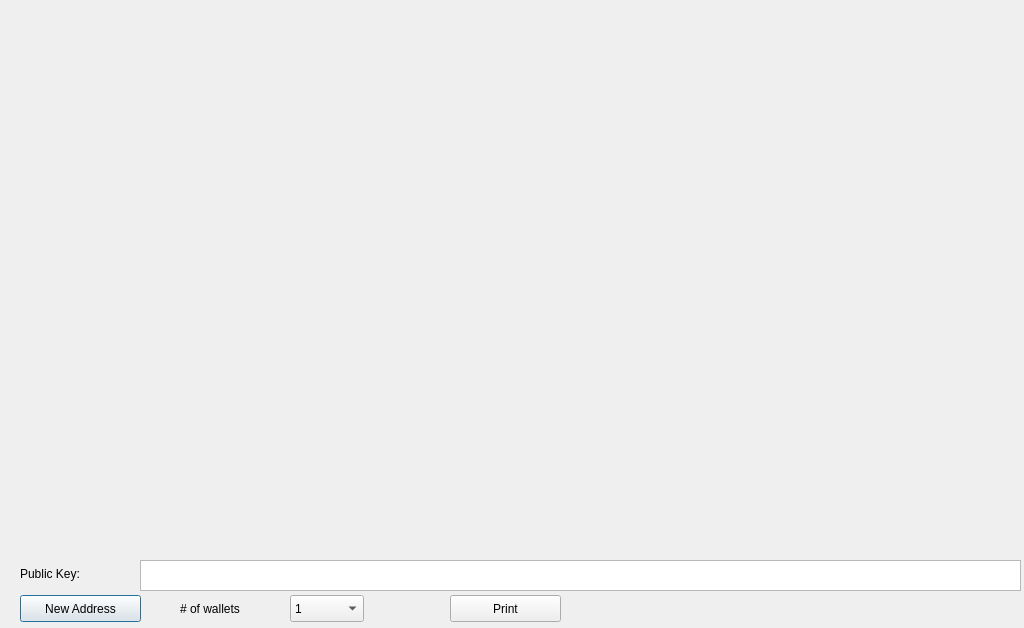
<?xml version="1.0" encoding="UTF-8"?>
<ui version="4.0">
 <class>PaperWalletDialog</class>
 <widget class="QDialog" name="PaperWalletDialog">
  <property name="geometry">
   <rect>
    <x>0</x>
    <y>0</y>
    <width>1024</width>
    <height>628</height>
   </rect>
  </property>
  <property name="minimumSize">
   <size>
    <width>1024</width>
    <height>628</height>
   </size>
  </property>
  <property name="windowTitle">
   <string>Print Your Paper Wallets</string>
  </property>
  <widget class="QLabel" name="privateKeyQRCode">
   <property name="geometry">
    <rect>
     <x>707</x>
     <y>313</y>
     <width>211</width>
     <height>211</height>
    </rect>
   </property>
   <property name="text">
    <string/>
   </property>
   <property name="scaledContents">
    <bool>true</bool>
   </property>
  </widget>
  <widget class="QLabel" name="addressQRCode">
   <property name="geometry">
    <rect>
     <x>380</x>
     <y>30</y>
     <width>211</width>
     <height>211</height>
    </rect>
   </property>
   <property name="text">
    <string/>
   </property>
   <property name="scaledContents">
    <bool>true</bool>
   </property>
  </widget>
  <widget class="QPushButton" name="getNewAddress">
   <property name="geometry">
    <rect>
     <x>20</x>
     <y>595</y>
     <width>121</width>
     <height>27</height>
    </rect>
   </property>
   <property name="text">
    <string>New Address</string>
   </property>
   <property name="icon">
    <iconset resource="../bitcoin.qrc">
     <normaloff>:/icons/add</normaloff>:/icons/add</iconset>
   </property>
  </widget>
  <widget class="QLabel" name="paperTemplate">
   <property name="geometry">
    <rect>
     <x>10</x>
     <y>10</y>
     <width>1000</width>
     <height>536</height>
    </rect>
   </property>
   <property name="text">
    <string notr="true"/>
   </property>
   <property name="pixmap">
    <pixmap resource="../bitcoin.qrc">:/icons/paper_wallet</pixmap>
   </property>
   <property name="scaledContents">
    <bool>true</bool>
   </property>
  </widget>
  <widget class="VerticalLabel" name="addressText">
   <property name="geometry">
    <rect>
     <x>642</x>
     <y>30</y>
     <width>31</width>
     <height>351</height>
    </rect>
   </property>
   <property name="font">
    <font>
     <family>Monospace</family>
     <pointsize>12</pointsize>
     <weight>75</weight>
     <italic>false</italic>
     <bold>true</bold>
    </font>
   </property>
   <property name="text">
    <string/>
   </property>
   <property name="alignment">
    <set>Qt::AlignCenter</set>
   </property>
   <property name="textInteractionFlags">
    <set>Qt::TextSelectableByKeyboard|Qt::TextSelectableByMouse</set>
   </property>
  </widget>
  <widget class="VerticalLabel" name="privateKeyText">
   <property name="geometry">
    <rect>
     <x>970</x>
     <y>180</y>
     <width>31</width>
     <height>341</height>
    </rect>
   </property>
   <property name="font">
    <font>
     <family>Monospace</family>
     <pointsize>8</pointsize>
     <weight>50</weight>
     <italic>false</italic>
     <bold>false</bold>
    </font>
   </property>
   <property name="text">
    <string/>
   </property>
   <property name="scaledContents">
    <bool>true</bool>
   </property>
   <property name="alignment">
    <set>Qt::AlignCenter</set>
   </property>
   <property name="textInteractionFlags">
    <set>Qt::TextSelectableByKeyboard|Qt::TextSelectableByMouse</set>
   </property>
  </widget>
  <widget class="QPushButton" name="printButton">
   <property name="geometry">
    <rect>
     <x>450</x>
     <y>595</y>
     <width>111</width>
     <height>27</height>
    </rect>
   </property>
   <property name="text">
    <string>Print</string>
   </property>
   <property name="icon">
    <iconset resource="../bitcoin.qrc">
     <normaloff>:/icons/receiving_addresses</normaloff>:/icons/receiving_addresses</iconset>
   </property>
  </widget>
  <widget class="QDialogButtonBox" name="buttonBox">
   <property name="geometry">
    <rect>
     <x>910</x>
     <y>595</y>
     <width>111</width>
     <height>26</height>
    </rect>
   </property>
   <property name="sizePolicy">
    <sizepolicy hsizetype="Preferred" vsizetype="Fixed">
     <horstretch>0</horstretch>
     <verstretch>0</verstretch>
    </sizepolicy>
   </property>
   <property name="standardButtons">
    <set>QDialogButtonBox::NoButton</set>
   </property>
   <property name="centerButtons">
    <bool>true</bool>
   </property>
  </widget>
  <widget class="QLabel" name="label">
   <property name="geometry">
    <rect>
     <x>180</x>
     <y>595</y>
     <width>111</width>
     <height>27</height>
    </rect>
   </property>
   <property name="text">
    <string># of wallets</string>
   </property>
  </widget>
  <widget class="QComboBox" name="walletCount">
   <property name="geometry">
    <rect>
     <x>290</x>
     <y>595</y>
     <width>74</width>
     <height>27</height>
    </rect>
   </property>
   <property name="editable">
    <bool>false</bool>
   </property>
   <property name="currentText">
    <string notr="true">1</string>
   </property>
   <item>
    <property name="text">
     <string>1</string>
    </property>
   </item>
   <item>
    <property name="text">
     <string>2</string>
    </property>
   </item>
   <item>
    <property name="text">
     <string>3</string>
    </property>
   </item>
   <item>
    <property name="text">
     <string>4</string>
    </property>
   </item>
   <item>
    <property name="text">
     <string>5</string>
    </property>
   </item>
   <item>
    <property name="text">
     <string>6</string>
    </property>
   </item>
   <item>
    <property name="text">
     <string>7</string>
    </property>
   </item>
   <item>
    <property name="text">
     <string>8</string>
    </property>
   </item>
   <item>
    <property name="text">
     <string>9</string>
    </property>
   </item>
   <item>
    <property name="text">
     <string>10</string>
    </property>
   </item>
   <item>
    <property name="text">
     <string>11</string>
    </property>
   </item>
   <item>
    <property name="text">
     <string>12</string>
    </property>
   </item>
  </widget>
  <widget class="QTextEdit" name="publicKey">
   <property name="geometry">
    <rect>
     <x>140</x>
     <y>560</y>
     <width>881</width>
     <height>31</height>
    </rect>
   </property>
   <property name="undoRedoEnabled">
    <bool>false</bool>
   </property>
   <property name="readOnly">
    <bool>true</bool>
   </property>
   <property name="html">
    <string>&lt;!DOCTYPE HTML PUBLIC &quot;-//W3C//DTD HTML 4.0//EN&quot; &quot;http://www.w3.org/TR/REC-html40/strict.dtd&quot;&gt;
&lt;html&gt;&lt;head&gt;&lt;meta name=&quot;qrichtext&quot; content=&quot;1&quot; /&gt;&lt;style type=&quot;text/css&quot;&gt;
p, li { white-space: pre-wrap; }
&lt;/style&gt;&lt;/head&gt;&lt;body style=&quot; font-family:'Roboto'; font-size:10pt; font-weight:400; font-style:normal;&quot;&gt;
&lt;p style=&quot;-qt-paragraph-type:empty; margin-top:0px; margin-bottom:0px; margin-left:0px; margin-right:0px; -qt-block-indent:0; text-indent:0px; font-family:'Sans Serif'; font-size:9pt;&quot;&gt;&lt;br /&gt;&lt;/p&gt;&lt;/body&gt;&lt;/html&gt;</string>
   </property>
   <property name="acceptRichText">
    <bool>false</bool>
   </property>
  </widget>
  <widget class="QLabel" name="label_2">
   <property name="geometry">
    <rect>
     <x>20</x>
     <y>560</y>
     <width>111</width>
     <height>27</height>
    </rect>
   </property>
   <property name="text">
    <string>Public Key:</string>
   </property>
  </widget>
  <zorder>getNewAddress</zorder>
  <zorder>paperTemplate</zorder>
  <zorder>addressQRCode</zorder>
  <zorder>privateKeyQRCode</zorder>
  <zorder>addressText</zorder>
  <zorder>privateKeyText</zorder>
  <zorder>printButton</zorder>
  <zorder>buttonBox</zorder>
  <zorder>label</zorder>
  <zorder>walletCount</zorder>
  <zorder>publicKey</zorder>
  <zorder>label_2</zorder>
 </widget>
 <customwidgets>
  <customwidget>
   <class>VerticalLabel</class>
   <extends>QLabel</extends>
   <header>verticallabel.h</header>
  </customwidget>
 </customwidgets>
 <resources>
  <include location="../bitcoin.qrc"/>
 </resources>
 <connections>
  <connection>
   <sender>buttonBox</sender>
   <signal>rejected()</signal>
   <receiver>PaperWalletDialog</receiver>
   <slot>close()</slot>
   <hints>
    <hint type="sourcelabel">
     <x>650</x>
     <y>408</y>
    </hint>
    <hint type="destinationlabel">
     <x>357</x>
     <y>214</y>
    </hint>
   </hints>
  </connection>
 </connections>
</ui>
